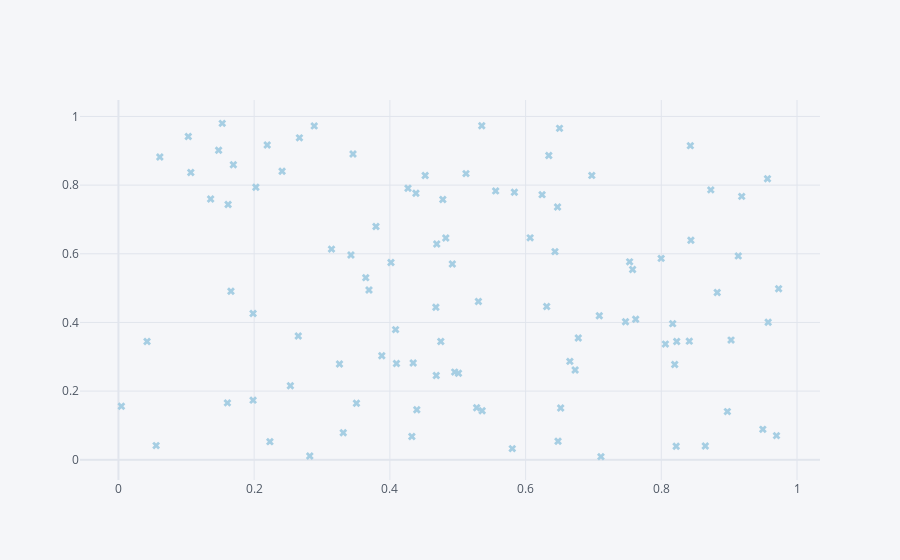

Notebook code cell kept with this figure:
### Code cell
df.iplot(kind='scatter', x='a', y='b', mode='markers', size=7, symbol='x', colorscale='paired')
